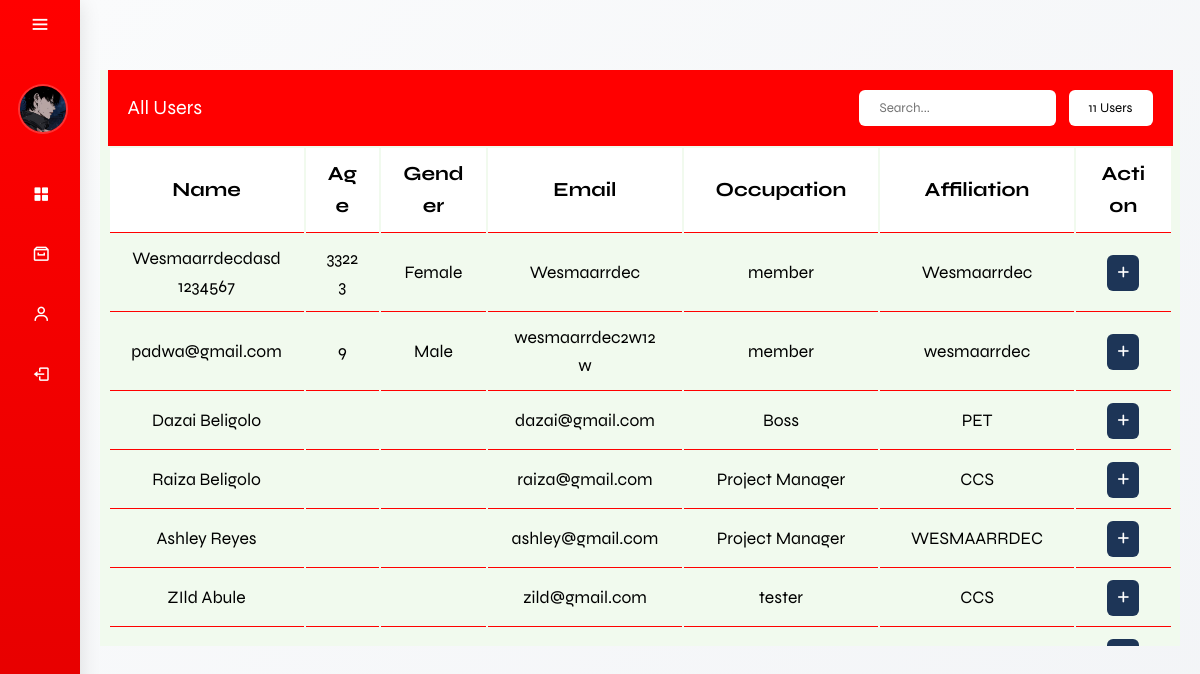
The page /admin/applyEvent.php (signed in) on the database its author committed.
### tables this page shows
CREATE TABLE `user` (
  `UserID` int(15) NOT NULL,
  `LastName` varchar(50) NOT NULL,
  `FirstName` varchar(50) NOT NULL,
  `MI` varchar(2) NOT NULL,
  `Gender` varchar(50) NOT NULL,
  `Age` int(50) DEFAULT NULL,
  `Email` varchar(100) NOT NULL,
  `Password` varchar(255) NOT NULL,
  `ContactNo` varchar(15) NOT NULL,
  `Address` varchar(200) DEFAULT NULL,
  `Affiliation` varchar(50) NOT NULL,
  `Position` varchar(50) NOT NULL,
  `Image` varchar(250) DEFAULT NULL,
  `EducationalAttainment` varchar(200) DEFAULT NULL,
  `Role` varchar(50) NOT NULL
);

### function/F.addParticipant.php (called while the page is built, shortened)
<?php
require_once('../db.connection/connection.php');
function getAdminData($conn, $AdminID) {
    $sql = "SELECT * FROM admin WHERE AdminID = ?";
    $stmt = $conn->prepare($sql);
    $stmt->bind_param("i", $AdminID);
    $stmt->execute();
    $result = $stmt->get_result();
    if ($result->num_rows > 0) {
        $row = $result->fetch_assoc();
        return $row;
    } else {
        $stmt->close();
        return false;
    }
}
$AdminID = $_SESSION['AdminID'];
$adminData = getAdminData($conn, $AdminID);
if ($adminData) {
    $Image = isset($adminData['Image']) ? $adminData['Image'] : null;
} else {
    showProfileModal("Admin data not found");
    exit();
}
function getAllUsers() {
    global $conn;
    $usersQuery = "SELECT * FROM user";
    $usersResult = mysqli_query($conn, $usersQuery);
    $users = mysqli_fetch_all($usersResult, MYSQLI_ASSOC);
    return $users;
}
$allUsers = getAllUsers();
function countUsers($conn) {
    $sql = "SELECT COUNT(*) AS totalUsers FROM user";
    $result = $conn->query($sql);
    if ($result && $result->num_rows > 0) {
        $row = $result->fetch_assoc();
        return $row['totalUsers'];
    } else {
        return 0;
    }
}
$totalUsersCount = countUsers($conn);
?>

### admin/applyEvent.php (the view, shortened to what this page needs)
<?php
include('../function/F.addParticipant.php');
?>
<!DOCTYPE html>
<html lang="en">
<head>
    <link href='https://unpkg.com/boxicons@2.1.4/css/boxicons.min.css' rel='stylesheet'>
    <link rel="stylesheet" href="css/main.css">
</head>
<body>
    <div class="sidebar">
        <div class="top">
            <i class="bx bx-menu" id="btnn"></i>
        </div>
        <div class="user">
            <?php if (!empty($Image)): ?>
                <img src="../assets/img/profilePhoto/<?php echo $Image; ?>" alt="user" class="user-img">
            <?php else: ?>
                <img src="../assets/img/profile.jpg" alt="default user" class="user-img">
            <?php endif; ?>
            <div>
            </div>
        </div>
        <ul>
            <li class="nav-sidebar">
                <a href="adminDashboard.php">
                    <i class="bx bxs-grid-alt"></i>
                </a>
            </li>
            <li class="events-side2 nav-sidebar">
                <a href="#" class="a-events">
                    <i class='bx bx-archive'></i>
                </a>
            </li>
            <li class="events-side nav-sidebar">
                <a href="#" class="a-events">
                    <i class='bx bx-user'></i>
                </a>
            </li>
            <li class="nav-sidebar">
                <a href="#" onclick="confirmLogout(event)">
                    <i class="bx bx-log-out"></i>
                </a>
            </li>
        </ul>
    </div>
    <div class="main-content">
        <div class="containerr">
            <div class="tables container">
                <div class="table_header">
                    <p>All Users</p>
                    <div>
                        <input class="tb_input" placeholder="Search..." oninput="filterTable()">
                        <button class="add_new"> <?php echo $totalUsersCount; ?> Users</button>
                    </div>
                </div>
                <div class="table_section">
                    <div class="table_section">
                        <table id="userTable" class="tb_eco">
                            <thead class="tb_head">
                                <tr>
                                    <th>Name</th>
                                    <th style="width: 7%">Age</th>
                                    <th style="width: 10%">Gender</th>
                                    <th>Email</th>
                                    <th>Occupation</th>
                                    <th>Affiliation</th>
                                    <th style="width: 9%">Action</th>
                                </tr>
                            </thead>
                            <tbody>
                                <?php foreach ($allUsers as $user): ?>
                                    <tr>
                                        <td><?php echo $user['FirstName'] . ' ' . $user['LastName']; ?></td>
                                        <td><?php echo $user['Age']; ?></td>
                                        <td><?php echo $user['Gender']; ?></td>
                                        <td><?php echo $user['Email']; ?></td>
                                        <td><?php echo $user['Position']; ?></td>
                                        <td><?php echo $user['Affiliation']; ?></td>
                                        <td>
                                            <form class="confirmationForm" action="" method="post">
                                                <button style="background-color: #1d3557" type="button"
                                                    class="confirmBtn action-button">
                                                    <i class="fa-solid fa-plus"></i>
                                                </button>
                                            </form>
                                        </td>
                                    </tr>
                                <?php endforeach; ?>
                            </tbody>
                        </table>
                    </div>
                </div>
            </div>
        </div>
    </div>
</body>
</html>

### admin/css/main.css (style rules this page uses)
* { font-family: "Syne", sans-serif; margin: 0; padding: 0; box-sizing: border-box; text-decoration: none; outline: none; border: none; }
:root { --header-height: 3.5rem; --first-color: red; --first-color-alt: #1d3557; --first-color-light: hsl(var(--hue), 40%, 80%); --title-color: hsl(var(--hue), 24%, 16%); --text-color: black; --text-color-light: hsl(var(--hue), 8%, 60%); --white-color: hsl(0, 0%, 100%); --body-color: white; --container-color: #f1faee; --box-shadow: 0 0.5rem 1rem rgba(0, 0, 0, 0.2); --light-bg: #fffce6; --shadow-light: 0 2px 10px rgba(0, 0, 0, 0.08); --shadow-medium: 0 4px 20px rgba(0, 0, 0, 0.12); --shadow-heavy: 0 8px 30px rgba(0, 0, 0, 0.15); --border-radius: 12px; --border-radius-small: 8px; --border-radius-large: 20px; --border: 0.1rem solid rgba(0, 0, 0, 0.1); --border-light: 1px solid rgba(0, 0, 0, 0.05); --body-font: "Syne", sans-serif; --biggest-font-size: 2rem; --h1-font-size: 1.5rem; --h2-font-size: 1.25rem; --h3-font-size: 1rem; --normal-font-size: 0.938rem; --small-font-size: 0.813rem; --smaller-font-size: 0.75rem; --font-regular: 400; --font-medium: 500; --font-semi-bold: 600; --z-tooltip: 10; --z-fixed: 100; --z-modal: 1000; }
html { font-size: 62.5%; overflow-x: auto; scroll-padding-top: 7rem; scroll-behavior: smooth; }
body { background-color: #fafbfc; line-height: 1.6; }
.container { max-width: 1320px; margin-inline: auto; padding-inline: 0.75rem; margin-top: 5rem; }
.user-img { width: 50px; border-radius: 50%; border: 2px solid rgba(255, 255, 255, 0.2); margin-left: 1rem; transition: all 0.3s ease; }
.sidebar { position: fixed; top: 0; left: 0; height: 100vh; width: 80px; background: linear-gradient(180deg, var(--first-color) 0%, #cc0000 100%); padding: 0.4rem 0.8rem; transition: all 0.4s cubic-bezier(0.4, 0, 0.2, 1); z-index: 100; box-shadow: var(--shadow-medium); }
.sidebar #btnn { position: absolute; color: var(--body-color); top: 0.4rem; left: 50%; font-size: 2.2rem; line-height: 50px; transform: translateX(-50%); cursor: pointer; transition: all 0.3s ease; border-radius: 50%; width: 40px; height: 40px; display: flex; align-items: center; justify-content: center; }
.user { display: flex; align-items: center; margin: 2rem 0; padding: 1rem; border-radius: var(--border-radius); transition: all 0.3s ease; }
.user img { margin: auto; }
.sidebar ul li { position: relative; list-style-type: none; height: 50px; width: 90%; margin: 1rem auto; font-size: 1.8rem; }
.sidebar ul li a { color: var(--body-color); display: flex; align-items: center; text-decoration: none; border-radius: var(--border-radius); padding: 0.5rem; transition: all 0.3s ease; }
.sidebar ul li a i { min-width: 50px; text-align: center; height: 50px; border-radius: var(--border-radius-small); line-height: 50px; }
.main-content { position: relative; background: linear-gradient(135deg, #fafbfc 0%, #f0f2f5 100%); min-height: 100vh; top: 0; left: 80px; transition: all 0.4s cubic-bezier(0.4, 0, 0.2, 1); width: calc(100% - 80px); padding: 2rem; }
.events-side, .events-side2 { transition: all 0.4s ease; border-radius: var(--border-radius); }
.tables { overflow: hidden; width: 100%; background-color: var(--container-color); }
.table_header { display: flex; justify-content: space-between; align-items: center; padding: 20px; background-color: var(--first-color); }
.table_header p { color: var(--body-color); font-weight: var(--weight-600); font-size: var(--biggest-font-size); }
table.tb_eco button { outline: none; border: none; border-radius: 6px; cursor: pointer; padding: 10px; color: white; }
table.tb_eco td button:nth-child(1) { background-color: #e74c3c; }
.add_new { padding: 10px 20px; color: black; background-color: var(--body-color); font-weight: var(--weight-600); border-radius: 6px; cursor: pointer; }
.tables input.tb_input { padding: 10px 20px; margin: 0 10px; outline: none; background-color: var(--body-color); border-radius: 6px; color: black; }
.table_section { height: 500px; overflow: auto; }
table.tb_eco { width: 100%; table-layout: fixed; min-width: 900px; }
thead.tb_head th { position: sticky; top: 0; background-color: var(--body-color); font-size: var(--biggest-font-size); }
table.tb_eco td { font-size: 1.75rem; }
table.tb_eco th, table.tb_eco td { border-bottom: 1px solid var(--first-color); padding: 10px 20px; word-break: break-all; text-align: center; }

### rows shown on the page
user: FirstName "Wesmaarrdecdasd1234567", Age "33223", Gender "Female", Email "Wesmaarrdec", Position "member", Affiliation "Wesmaarrdec"
user: FirstName "padwa@gmail.com", Age "9", Gender "Male", Email "wesmaarrdec2w12w", Position "member", Affiliation "wesmaarrdec"
user: FirstName "Dazai", LastName "Beligolo", Email "dazai@gmail.com", Position "Boss", Affiliation "PET"
user: FirstName "Raiza", LastName "Beligolo", Email "raiza@gmail.com", Position "Project Manager", Affiliation "CCS"
user: FirstName "Ashley", LastName "Reyes", Email "ashley@gmail.com", Position "Project Manager", Affiliation "WESMAARRDEC"
user: FirstName "ZIld", LastName "Abule", Email "zild@gmail.com", Position "tester", Affiliation "CCS"

### other values the page prints
$totalUsersCount "11"
